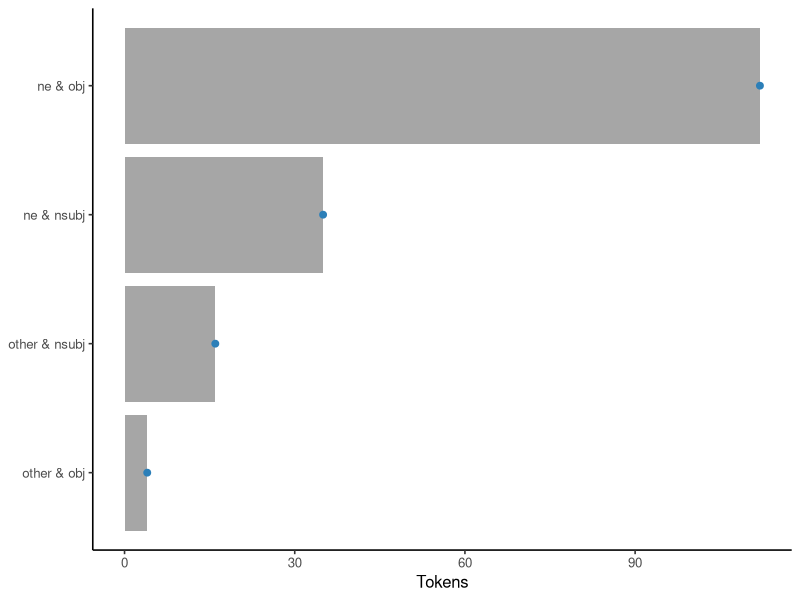

Write the R code that produced this figure.
## ---- chunk 1
#| label: load-event-space-data
library(ggplot2)

wh <- read.csv(
  "data/ud-turkish-boun/question-core-arguments.csv",
  stringsAsFactors = FALSE,
  fileEncoding = "UTF-8"
)
wh$outcome_id <- paste(wh$split, wh$sentence_id, wh$token_id, sep = ":")
omega <- wh$outcome_id
N <- omega[wh$lemma == "ne"]
O <- omega[wh$dependency_relation == "obj"]

stopifnot(nrow(wh) == 167L, !anyDuplicated(omega))
## ---- chunk 2
#| label: construct-event-space-atoms
wh$atom <- interaction(
  ifelse(wh$ne_lemma == 1, "ne", "other"),
  ifelse(wh$object == 1, "obj", "nsubj"),
  sep = " & ", drop = TRUE
)
atom_counts <- as.data.frame(table(wh$atom), stringsAsFactors = FALSE)
names(atom_counts) <- c("atom", "tokens")

atom_number <- nrow(atom_counts)
event_number <- 2^atom_number

stopifnot(
  all(atom_counts$tokens > 0),
  sum(atom_counts$tokens) == nrow(wh),
  event_number == length(unlist(
    lapply(0:atom_number, function(k) combn(atom_number, k, simplify = FALSE)),
    recursive = FALSE
  ))
)

c(atoms = atom_number, measurable_events = event_number)
## ---- chunk 3
#| label: plot-event-space-atoms
#| fig-cap: "Empirical sizes of the atoms that generate the event space."
ggplot(atom_counts, aes(reorder(atom, tokens), tokens)) +
  geom_col(fill = "grey65") +
  geom_point(color = "#2C7FB8", size = 2) +
  coord_flip() +
  labs(x = NULL, y = "Tokens") +
  theme_classic(base_size = 12)
